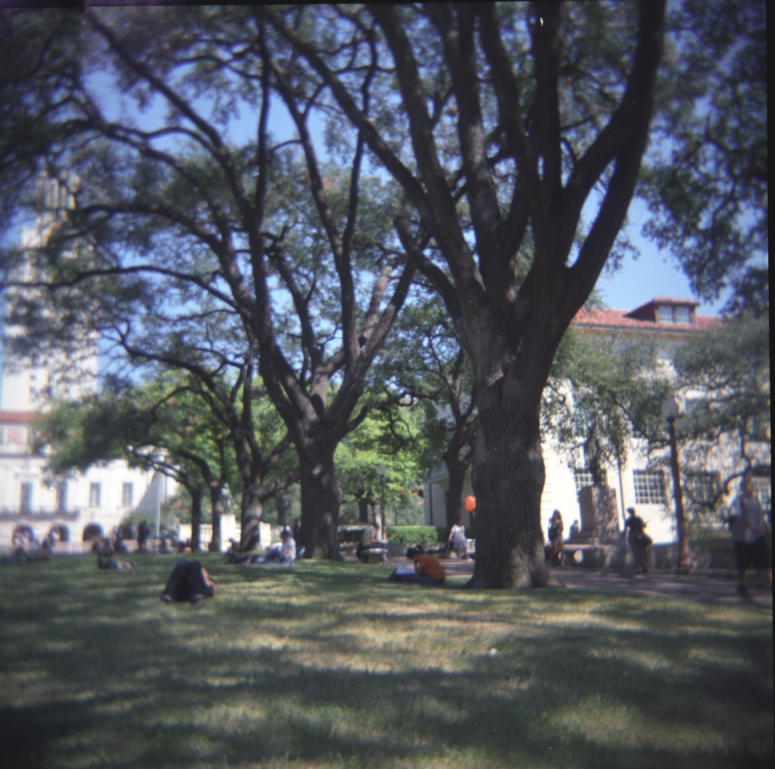
%> input picture PS1/inputSeamCarvingMall.jpg, 775 x 769 px
$ octave --eval "result = energy_img(imread('inputSeamCarvingMall.jpg'));"   (GNU Octave 9; MATLAB toolbox functions it lacks are replaced by stand-ins)
%> lines starting %> are read from the running program, lines starting %| are printed output that depends on the picture
function energyImg = energy_img(im)
my = fspecial('sobel');
mx = -my';
%mx = [-1,1]; %alternate methods
%my = [-1;1];
y = imfilter(double(rgb2gray(im)),my);
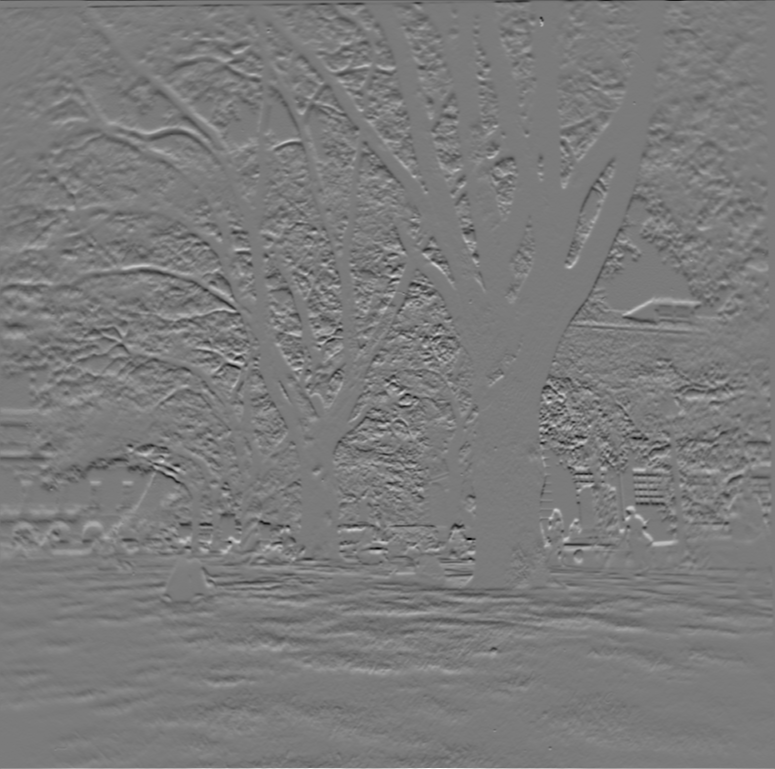
%> y: size 769x775 double; min -566, max 605, mean -0.2; drawn with min black and max white
x = imfilter(double(rgb2gray(im)),mx);
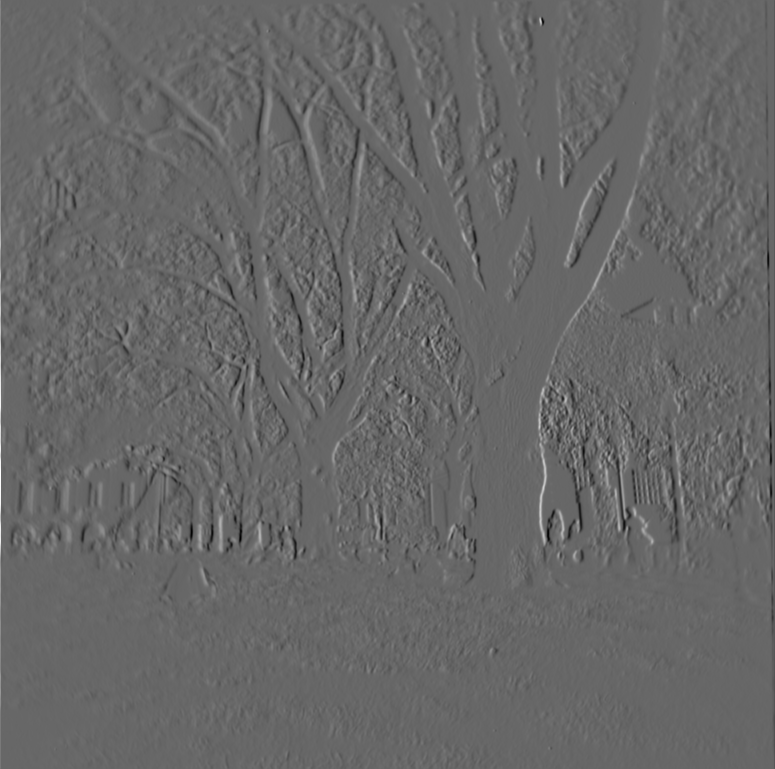
%> x: size 769x775 double; min -642, max 941, mean -0.4; drawn with min black and max white
energyImg = sqrt(x.^2 + y.^2);
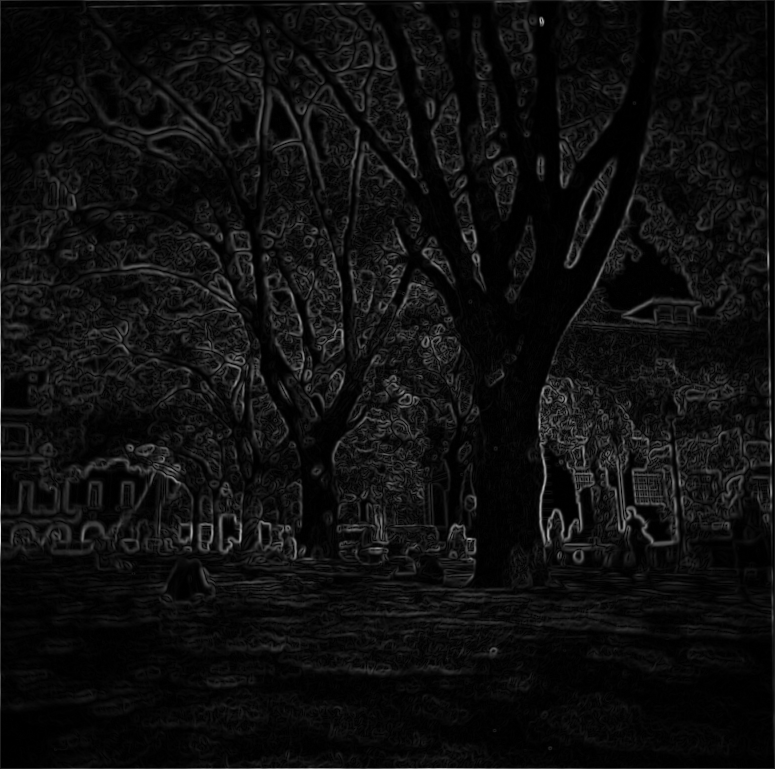
%> energyImg: size 769x775 double; min 0, max 941, mean 55.5; drawn with min black and max white
%imagesc(energyImg)
end
